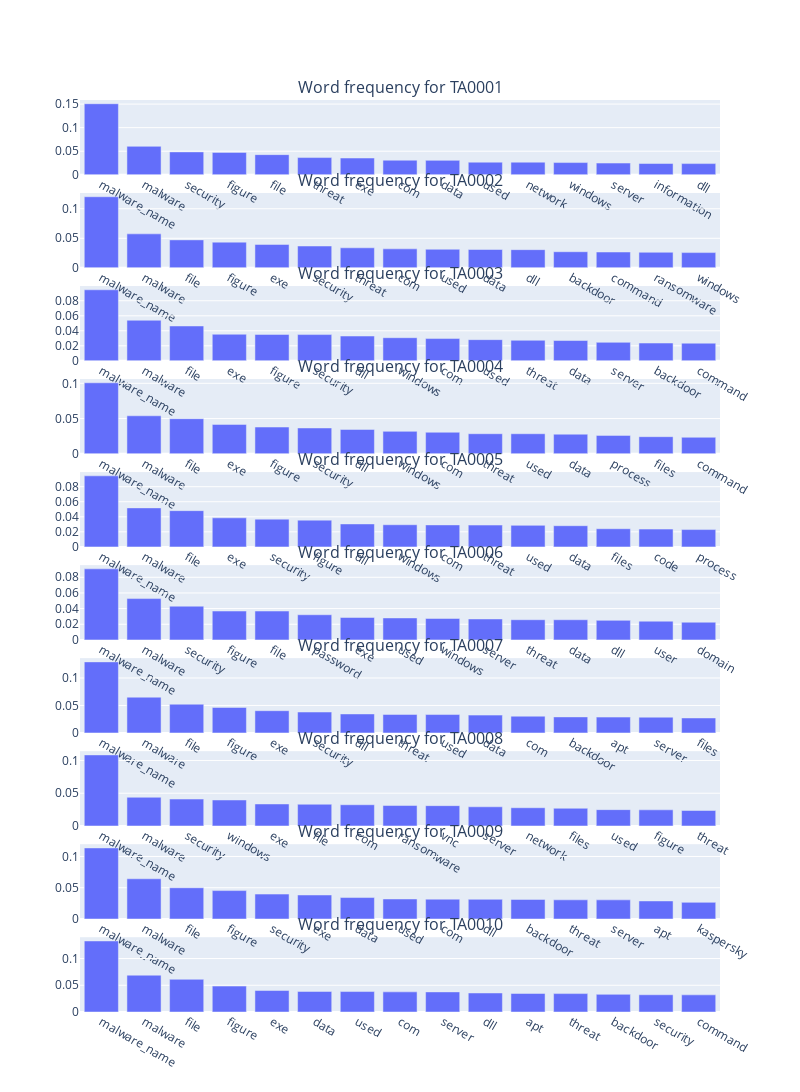

The notebook cell this image was saved under:
### Code cell
plot_freq_cats(df_agg.iloc[:10, :], y_col_name)

### Figure 1 — Plotly figure (JSON) as saved in the notebook; plotly's stock layout.template omitted (floating-point values rounded to 4 significant figures)
{"data": [{"alignmentgroup": "True", "hovertemplate": "words=%{x}<br>frequency=%{y}<extra></extra>", "legendgroup": "", "marker": {"color": "#636efa", "pattern": {"shape": ""}}, "name": "", "offsetgroup": "", "orientation": "v", "showlegend": false, "textposition": "auto", "type": "bar", "x": ["malware_name", "malware", "security", "figure", "file", "threat", "exe", "com", "data", "used", "network", "windows", "server", "information", "dll"], "xaxis": "x", "y": [0.1507, 0.06034, 0.04855, 0.04753, 0.04273, 0.03651, 0.03558, 0.03098, 0.03058, 0.02678, 0.02676, 0.02591, 0.02485, 0.02389, 0.02372], "yaxis": "y"}, {"alignmentgroup": "True", "hovertemplate": "words=%{x}<br>frequency=%{y}<extra></extra>", "legendgroup": "", "marker": {"color": "#636efa", "pattern": {"shape": ""}}, "name": "", "offsetgroup": "", "orientation": "v", "showlegend": false, "textposition": "auto", "type": "bar", "x": ["malware_name", "malware", "file", "figure", "exe", "security", "threat", "com", "used", "data", "dll", "backdoor", "command", "ransomware", "windows"], "xaxis": "x2", "y": [0.1203, 0.05748, 0.0473, 0.04349, 0.0396, 0.03692, 0.03388, 0.03208, 0.03139, 0.03099, 0.03073, 0.02722, 0.02677, 0.0263, 0.02575], "yaxis": "y2"}, {"alignmentgroup": "True", "hovertemplate": "words=%{x}<br>frequency=%{y}<extra></extra>", "legendgroup": "", "marker": {"color": "#636efa", "pattern": {"shape": ""}}, "name": "", "offsetgroup": "", "orientation": "v", "showlegend": false, "textposition": "auto", "type": "bar", "x": ["malware_name", "malware", "file", "exe", "figure", "security", "dll", "windows", "com", "used", "threat", "data", "server", "backdoor", "command"], "xaxis": "x3", "y": [0.09463, 0.05404, 0.04641, 0.03542, 0.03516, 0.03498, 0.03304, 0.03079, 0.02966, 0.02822, 0.02738, 0.02704, 0.02463, 0.02371, 0.0235], "yaxis": "y3"}, {"alignmentgroup": "True", "hovertemplate": "words=%{x}<br>frequency=%{y}<extra></extra>", "legendgroup": "", "marker": {"color": "#636efa", "pattern": {"shape": ""}}, "name": "", "offsetgroup": "", "orientation": "v", "showlegend": false, "textposition": "auto", "type": "bar", "x": ["malware_name", "malware", "file", "exe", "figure", "security", "dll", "windows", "com", "threat", "used", "data", "process", "files", "command"], "xaxis": "x4", "y": [0.1007, 0.05396, 0.04984, 0.04176, 0.03802, 0.03669, 0.03461, 0.03191, 0.03064, 0.02852, 0.02851, 0.02788, 0.02619, 0.02435, 0.02348], "yaxis": "y4"}, {"alignmentgroup": "True", "hovertemplate": "words=%{x}<br>frequency=%{y}<extra></extra>", "legendgroup": "", "marker": {"color": "#636efa", "pattern": {"shape": ""}}, "name": "", "offsetgroup": "", "orientation": "v", "showlegend": false, "textposition": "auto", "type": "bar", "x": ["malware_name", "malware", "file", "exe", "security", "figure", "dll", "windows", "com", "threat", "used", "data", "files", "code", "process"], "xaxis": "x5", "y": [0.09445, 0.05185, 0.04816, 0.03862, 0.03688, 0.03557, 0.03052, 0.02944, 0.02921, 0.02899, 0.02861, 0.02814, 0.02412, 0.02364, 0.02301], "yaxis": "y5"}, {"alignmentgroup": "True", "hovertemplate": "words=%{x}<br>frequency=%{y}<extra></extra>", "legendgroup": "", "marker": {"color": "#636efa", "pattern": {"shape": ""}}, "name": "", "offsetgroup": "", "orientation": "v", "showlegend": false, "textposition": "auto", "type": "bar", "x": ["malware_name", "malware", "security", "figure", "file", "password", "exe", "used", "windows", "server", "threat", "data", "dll", "user", "domain"], "xaxis": "x6", "y": [0.09077, 0.05278, 0.04307, 0.03687, 0.03685, 0.03213, 0.02865, 0.02807, 0.0274, 0.02675, 0.02577, 0.02574, 0.02497, 0.02392, 0.02257], "yaxis": "y6"}, {"alignmentgroup": "True", "hovertemplate": "words=%{x}<br>frequency=%{y}<extra></extra>", "legendgroup": "", "marker": {"color": "#636efa", "pattern": {"shape": ""}}, "name": "", "offsetgroup": "", "orientation": "v", "showlegend": false, "textposition": "auto", "type": "bar", "x": ["malware_name", "malware", "file", "figure", "exe", "security", "dll", "threat", "used", "data", "com", "backdoor", "apt", "server", "files"], "xaxis": "x7", "y": [0.1293, 0.06507, 0.05228, 0.04642, 0.04047, 0.03805, 0.03456, 0.03369, 0.03345, 0.03241, 0.03045, 0.02918, 0.0288, 0.02864, 0.02726], "yaxis": "y7"}, {"alignmentgroup": "True", "hovertemplate": "words=%{x}<br>frequency=%{y}<extra></extra>", "legendgroup": "", "marker": {"color": "#636efa", "pattern": {"shape": ""}}, "name": "", "offsetgroup": "", "orientation": "v", "showlegend": false, "textposition": "auto", "type": "bar", "x": ["malware_name", "malware", "security", "windows", "exe", "file", "com", "ransomware", "vnc", "server", "network", "files", "used", "figure", "threat"], "xaxis": "x8", "y": [0.1085, 0.04377, 0.04105, 0.03966, 0.03355, 0.03312, 0.03238, 0.03118, 0.03097, 0.02927, 0.0278, 0.027, 0.02491, 0.02463, 0.0236], "yaxis": "y8"}, {"alignmentgroup": "True", "hovertemplate": "words=%{x}<br>frequency=%{y}<extra></extra>", "legendgroup": "", "marker": {"color": "#636efa", "pattern": {"shape": ""}}, "name": "", "offsetgroup": "", "orientation": "v", "showlegend": false, "textposition": "auto", "type": "bar", "x": ["malware_name", "malware", "file", "figure", "security", "exe", "data", "used", "com", "dll", "backdoor", "threat", "server", "apt", "kaspersky"], "xaxis": "x9", "y": [0.1137, 0.06431, 0.04994, 0.04543, 0.03982, 0.03838, 0.03427, 0.03198, 0.03171, 0.03144, 0.03128, 0.03065, 0.03058, 0.02884, 0.02656], "yaxis": "y9"}, {"alignmentgroup": "True", "hovertemplate": "words=%{x}<br>frequency=%{y}<extra></extra>", "legendgroup": "", "marker": {"color": "#636efa", "pattern": {"shape": ""}}, "name": "", "offsetgroup": "", "orientation": "v", "showlegend": false, "textposition": "auto", "type": "bar", "x": ["malware_name", "malware", "file", "figure", "exe", "data", "used", "com", "server", "dll", "apt", "threat", "backdoor", "security", "command"], "xaxis": "x10", "y": [0.1329, 0.06886, 0.06113, 0.04847, 0.0402, 0.03842, 0.03825, 0.03766, 0.03759, 0.03554, 0.03465, 0.03442, 0.03303, 0.03225, 0.03208], "yaxis": "y10"}], "layout": {"annotations": [{"font": {"size": 16}, "showarrow": false, "text": "Word frequency for TA0001", "x": 0.5, "xanchor": "center", "xref": "paper", "y": 1.0, "yanchor": "bottom", "yref": "paper"}, {"font": {"size": 16}, "showarrow": false, "text": "Word frequency for TA0002", "x": 0.5, "xanchor": "center", "xref": "paper", "y": 0.898, "yanchor": "bottom", "yref": "paper"}, {"font": {"size": 16}, "showarrow": false, "text": "Word frequency for TA0003", "x": 0.5, "xanchor": "center", "xref": "paper", "y": 0.796, "yanchor": "bottom", "yref": "paper"}, {"font": {"size": 16}, "showarrow": false, "text": "Word frequency for TA0004", "x": 0.5, "xanchor": "center", "xref": "paper", "y": 0.694, "yanchor": "bottom", "yref": "paper"}, {"font": {"size": 16}, "showarrow": false, "text": "Word frequency for TA0005", "x": 0.5, "xanchor": "center", "xref": "paper", "y": 0.592, "yanchor": "bottom", "yref": "paper"}, {"font": {"size": 16}, "showarrow": false, "text": "Word frequency for TA0006", "x": 0.5, "xanchor": "center", "xref": "paper", "y": 0.49, "yanchor": "bottom", "yref": "paper"}, {"font": {"size": 16}, "showarrow": false, "text": "Word frequency for TA0007", "x": 0.5, "xanchor": "center", "xref": "paper", "y": 0.388, "yanchor": "bottom", "yref": "paper"}, {"font": {"size": 16}, "showarrow": false, "text": "Word frequency for TA0008", "x": 0.5, "xanchor": "center", "xref": "paper", "y": 0.286, "yanchor": "bottom", "yref": "paper"}, {"font": {"size": 16}, "showarrow": false, "text": "Word frequency for TA0009", "x": 0.5, "xanchor": "center", "xref": "paper", "y": 0.184, "yanchor": "bottom", "yref": "paper"}, {"font": {"size": 16}, "showarrow": false, "text": "Word frequency for TA0010", "x": 0.5, "xanchor": "center", "xref": "paper", "y": 0.082, "yanchor": "bottom", "yref": "paper"}], "autosize": false, "height": 4400, "width": 800, "xaxis": {"anchor": "y", "domain": [0, 1]}, "xaxis10": {"anchor": "y10", "domain": [0, 1]}, "xaxis2": {"anchor": "y2", "domain": [0, 1]}, "xaxis3": {"anchor": "y3", "domain": [0, 1]}, "xaxis4": {"anchor": "y4", "domain": [0, 1]}, "xaxis5": {"anchor": "y5", "domain": [0, 1]}, "xaxis6": {"anchor": "y6", "domain": [0, 1]}, "xaxis7": {"anchor": "y7", "domain": [0, 1]}, "xaxis8": {"anchor": "y8", "domain": [0, 1]}, "xaxis9": {"anchor": "y9", "domain": [0, 1]}, "yaxis": {"anchor": "x", "domain": [0.918, 1.0]}, "yaxis10": {"anchor": "x10", "domain": [0, 0.082]}, "yaxis2": {"anchor": "x2", "domain": [0.816, 0.898]}, "yaxis3": {"anchor": "x3", "domain": [0.714, 0.796]}, "yaxis4": {"anchor": "x4", "domain": [0.612, 0.694]}, "yaxis5": {"anchor": "x5", "domain": [0.51, 0.592]}, "yaxis6": {"anchor": "x6", "domain": [0.408, 0.49]}, "yaxis7": {"anchor": "x7", "domain": [0.306, 0.388]}, "yaxis8": {"anchor": "x8", "domain": [0.204, 0.286]}, "yaxis9": {"anchor": "x9", "domain": [0.102, 0.184]}}}
